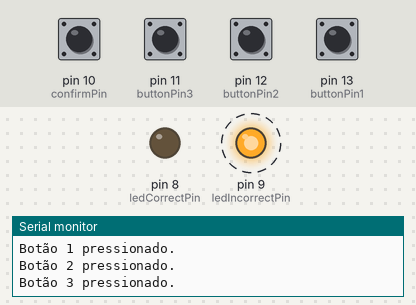
Recording of a sketch running on a simulated Arduino Uno, built with avr-gcc and run on an emulated ATmega328P. On the bench: output pins drawn as LEDs (lit = HIGH), the last lines printed to the serial monitor. Dashed ring = blinking. Inputs (shaded band) come from the test bench; at power-on: pin 10 (confirmPin), pin 11 (buttonPin3), pin 12 (buttonPin2), pin 13 (buttonPin1) HIGH.

Above: at 4.3 s.
4.4 s: pin 10 (confirmPin) pulled LOW for 2.1 s
At 6.4 s:
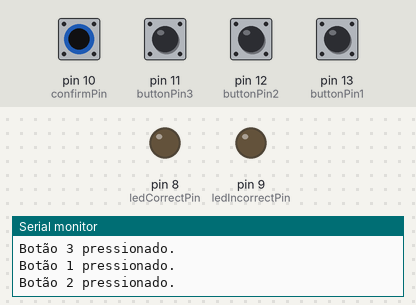
At 7.6 s:
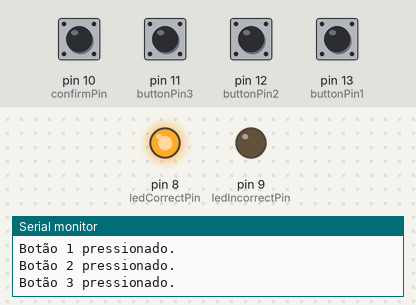
Timing chart, 0 to 9.1 s (numbered marks = the images above; inputs shaded):
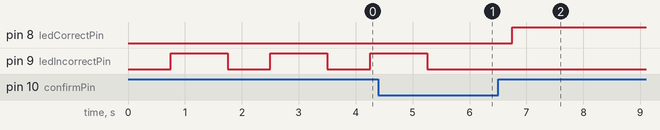

Measured:
- after the input at 4.4 s, pin 8 (ledCorrectPin): LOW → HIGH after 2.4 s; pin 9 (ledIncorrectPin): goes on until 5.3 s, then stays LOW
- by itself, pin 9 (ledIncorrectPin): alternates HIGH for 1.0 s and LOW for 0.75 s

The sketch:

sistemadesenha.ino
```cpp
const int buttonPin1 = 13; // Pino do primeiro botão
const int buttonPin2 = 12; // Pino do segundo botão
const int buttonPin3 = 11; // Pino do terceiro botão
const int confirmPin = 10; // Pino do botão de confirmação
const int ledCorrectPin = 8; // Pino do LED de senha correta
const int ledIncorrectPin = 9; // Pino do LED de senha incorreta

const int passwordLength = 6; // Comprimento da senha
const int correctPassword[passwordLength] = {1, 2, 3, 1, 2, 3}; // Substitua pelos dígitos da senha correta

int enteredPassword[passwordLength];
int currentIndex = 0;
bool passwordEntered = false;

void setup() {
  pinMode(buttonPin1, INPUT_PULLUP);
  pinMode(buttonPin2, INPUT_PULLUP);
  pinMode(buttonPin3, INPUT_PULLUP);
  pinMode(confirmPin, INPUT_PULLUP);
  pinMode(ledCorrectPin, OUTPUT);
  pinMode(ledIncorrectPin, OUTPUT);

  Serial.begin(9600);

  digitalWrite(ledIncorrectPin, LOW); // Inicia com o LED de senha incorreta aceso
}

void loop() {
  if (!passwordEntered) {
    checkButton(buttonPin1, 1);
    checkButton(buttonPin2, 2);
    checkButton(buttonPin3, 3);
  }

  if (digitalRead(confirmPin) == HIGH && !passwordEntered) {
    checkPassword();
  }
}

void checkButton(int pin, int digit) {
  if (digitalRead(pin) == HIGH) {
     Serial.print("Botão ");
    Serial.print(digit);
    Serial.println(" pressionado.");
    enteredPassword[currentIndex] = digit;
    currentIndex = (currentIndex + 1) % passwordLength;
    delay(250); // Para evitar leituras múltiplas com um único pressionamento
  }
}

void checkPassword() {
  bool passwordCorrect = true;
  for (int i = 0; i < passwordLength; i++) {
    if (enteredPassword[i] != correctPassword[i]) {
      passwordCorrect = false;
      break;
    }
  }

  if (passwordCorrect) {
    digitalWrite(ledCorrectPin, HIGH);
    digitalWrite(ledIncorrectPin, LOW);
    passwordEntered = true;
  } else {
    digitalWrite(ledCorrectPin, LOW);
    digitalWrite(ledIncorrectPin, HIGH);
    delay(1000); // Pisca o LED de senha incorreta por 1 segundo
    digitalWrite(ledIncorrectPin, LOW);
    clearEnteredPassword();
  }
}

void clearEnteredPassword() {
  for (int i = 0; i < passwordLength; i++) {
    enteredPassword[i] = 0;
  }
  currentIndex = 0;
}
```
